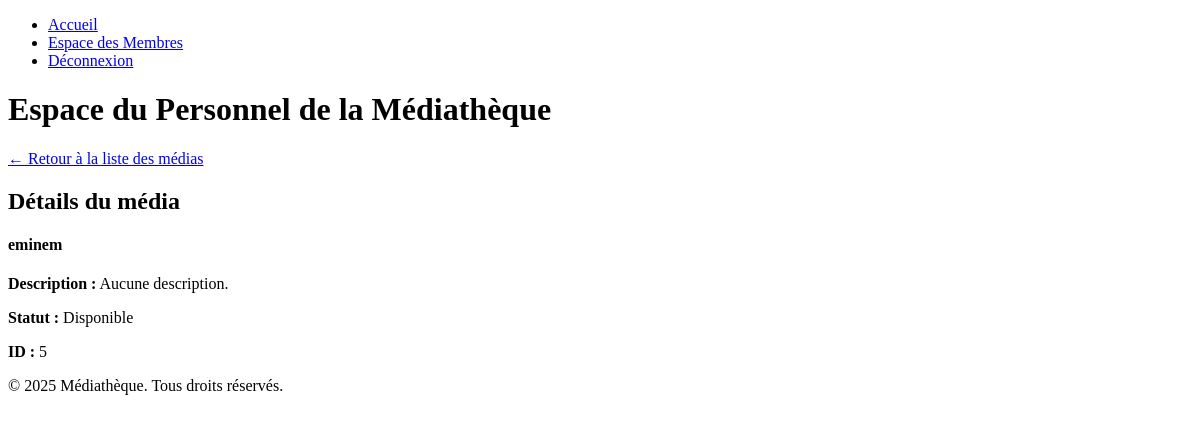
The page /staff/media/5/ (signed in) on the database as committed earlier.
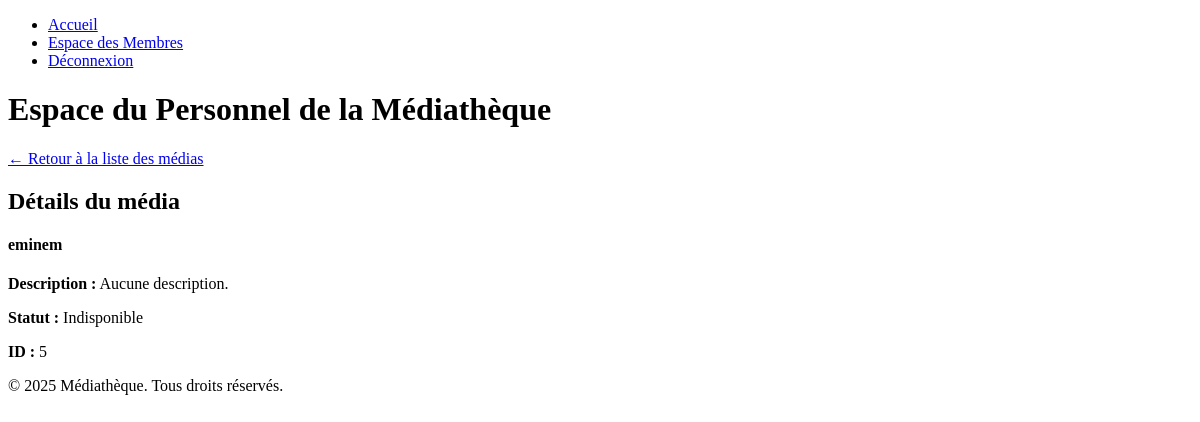
The same page on the database as committed later.
### mediatheque/staff/views/media_views.py (the view)
# urls.py: path('media/<int:pk>/', media_views.media_detail, name='media_detail'),
@login_required
@permission_required('authentification.can_view_media', raise_exception=True)
def media_detail(request, pk):
    media = get_object_or_404(MediaStaff, pk=pk)
    return render(request, 'staff/media/media_detail.html', {'media': media})

### mediatheque/staff/templates/staff/media/media_detail.html
{% extends 'base.html' %}
{% block return_link %}
<h1>Espace du Personnel de la Médiathèque</h1>
<a href="{% url 'staff:media_liste' %}">← Retour à la liste des médias</a>
{% endblock %}
{% block content %}
<div class="container mt-4">
    <h2>Détails du média</h2>
    <div class="card p-4 shadow rounded">
        <h4>{{ media.name }}</h4>
        <p><strong>Description :</strong> {{ media.description|default:"Aucune description." }}</p>
        <p><strong>Statut :</strong>
            {% if media.is_available %}
            <span class="badge bg-success">Disponible</span>
            {% else %}
            <span class="badge bg-danger">Indisponible</span>
            {% endif %}
        </p>
        <p><strong>ID :</strong> {{ media.pk }}</p>
    </div>
</div>
{% endblock %}

Rows that differ between the two databases and show on the page:
changed MediaStaff "eminem": is_available True → False (drawn)
Other text that changed with them:
text no longer shown: "Disponible"
text now shown: "Indisponible"
